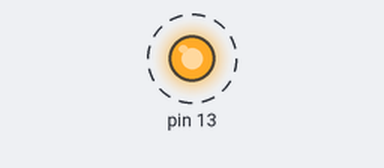
The program below on a simulated Arduino Uno, built with avr-gcc and run on an emulated ATmega328P. On the bench: output pins drawn as LEDs (lit = HIGH). Dashed ring = blinking.

Above: at 0.2 s.
Timing chart, 0 to 3.0 s (numbered marks = the images above):
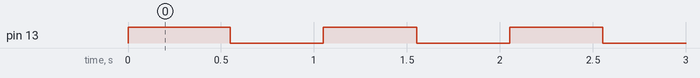

Measured:
- by itself, pin 13: alternates HIGH for 0.50 s and LOW for 0.50 s

The program:

main.cpp
```cpp
#include <Arduino.h>
#include <ArduinoSTL.h>
#include "board/Timer.h"
#include "peripherals/LED.h"

auto timer = Lumen::Timer();
auto led = Lumen::LED(13);

void BlinkLED()
{
    led.TurnOn();

    timer.SetTimeout(500, []() {
        led.TurnOff();

        timer.SetTimeout(500, []() {
            BlinkLED();
        });
    });
}

void setup()
{
    BlinkLED();
}

void loop()
{
    timer.Run();
    delay(50);
}
```

AnalogOutputPin.h
```cpp
#pragma once

#include "DigitalOutputPin.h"
#include "Pin.h"

namespace Lumen
{
    class AnalogOutputPin: public DigitalOutputPin
    {
        public:
            AnalogOutputPin(uint8_t pin);
            void Set(float value);
    };
}
```

DigitalOutputPin.h
```cpp
#pragma once

#include "Pin.h"

namespace Lumen
{
    class DigitalOutputPin: public Pin
    {
        protected:
            uint8_t pin;
        public:
            DigitalOutputPin(uint8_t pin);
            virtual ~DigitalOutputPin();
            virtual uint8_t GetPin();
            virtual void TurnOn();
            virtual void TurnOff();
    };
}
```

Pin.h
```cpp
#pragma once

#include <Arduino.h>

namespace Lumen
{
    struct Pin
    {
        virtual uint8_t GetPin() = 0;
    };
}
```

Timer.h
```cpp
#pragma once

#include <vector>

namespace Lumen
{
    class TimedAction
    {
        protected:
            unsigned long calledAt;
            unsigned long interval;
            void (*callback)();

        public:
            TimedAction(
                unsigned long calledAt,
                unsigned long interval,
                void (*callback)()
            );
            bool ShouldRun();
            void Run();
    };

    class Timer
    {
        protected:
            std::vector<TimedAction> actions;
        public:
            void SetTimeout(unsigned long interval, void (*callback)());
            void Run();
    };
}
```

DimmableLED.h
```cpp
#pragma once

#include "LED.h"
#include "board/AnalogOutputPin.h"

namespace Lumen
{
    class DimmableLED: public LED
    {
        protected:
            AnalogOutputPin* pin;
        public:
            DimmableLED(uint8_t pin);
            DimmableLED(AnalogOutputPin* pin);
            ~DimmableLED();
            void Set(float value);
    };
}
```

LED.h
```cpp
#pragma once

#include "board/DigitalOutputPin.h"

namespace Lumen
{
    class LED
    {
        protected:
            DigitalOutputPin* pin;
        public:
            LED(uint8_t pin);
            LED(DigitalOutputPin* pin);
            ~LED();
            void TurnOn();
            void TurnOff();
    };
}
```

AnalogOutputPin.cpp
```cpp
#include "board/AnalogOutputPin.h"

Lumen::AnalogOutputPin::AnalogOutputPin(uint8_t pin) : DigitalOutputPin(pin)
{
    this->pin = pin;
    pinMode(pin, OUTPUT);
    digitalWrite(pin, LOW);
}

void Lumen::AnalogOutputPin::Set(float value)
{
    analogWrite(pin, 255 * value);
}
```

DigitalOutputPin.cpp
```cpp
#include "board/DigitalOutputPin.h"

Lumen::DigitalOutputPin::DigitalOutputPin(uint8_t pin)
{
    this->pin = pin;
    pinMode(pin, OUTPUT);
    digitalWrite(pin, LOW);
}

Lumen::DigitalOutputPin::~DigitalOutputPin() {}

uint8_t Lumen::DigitalOutputPin::GetPin()
{
    return pin;
}

void Lumen::DigitalOutputPin::TurnOn()
{
    digitalWrite(pin, HIGH);
}

void Lumen::DigitalOutputPin::TurnOff()
{
    digitalWrite(pin, LOW);
}
```

Timer.cpp
```cpp
#include <Arduino.h>
#include <ArduinoSTL.h>
#include "board/Timer.h"

Lumen::TimedAction::TimedAction(unsigned long calledAt, unsigned long interval, void (*callback)())
{
    this->calledAt = calledAt;
    this->interval = interval;
    this->callback = callback;
}

bool Lumen::TimedAction::ShouldRun()
{
    return millis() >= calledAt + interval;
}

void Lumen::TimedAction::Run()
{
    callback();
}

void Lumen::Timer::SetTimeout(unsigned long interval, void (*callback)())
{
    actions.push_back(
        TimedAction(millis(), interval, callback)
    );
}

void Lumen::Timer::Run()
{
    for (auto &action : actions) {
        if (action.ShouldRun()) {
            action.Run();
        }
    }

    actions.erase(
        std::remove_if(
            actions.begin(),
            actions.end(),
            [](TimedAction action) {
                return action.ShouldRun();
            }
        ),
        actions.end()
    );
}
```

DimmableLED.cpp
```cpp
#include "peripherals/DimmableLED.h"

Lumen::DimmableLED::DimmableLED(uint8_t pin) : LED(pin)
{
    this->pin = new AnalogOutputPin(pin);
}

Lumen::DimmableLED::DimmableLED(AnalogOutputPin* pin) : LED(pin)
{
    this->pin = pin;
}

Lumen::DimmableLED::~DimmableLED()
{
    delete pin;
}

void Lumen::DimmableLED::Set(float value)
{
    pin->Set(value);
}
```

LED.cpp
```cpp
#include "peripherals/LED.h"

Lumen::LED::LED(uint8_t pin)
{
    this->pin = new DigitalOutputPin(pin);
}

Lumen::LED::LED(DigitalOutputPin* pin)
{
    this->pin = pin;
}

Lumen::LED::~LED()
{
    delete pin;
}

void Lumen::LED::TurnOn()
{
    pin->TurnOn();
}

void Lumen::LED::TurnOff()
{
    pin->TurnOff();
}
```
